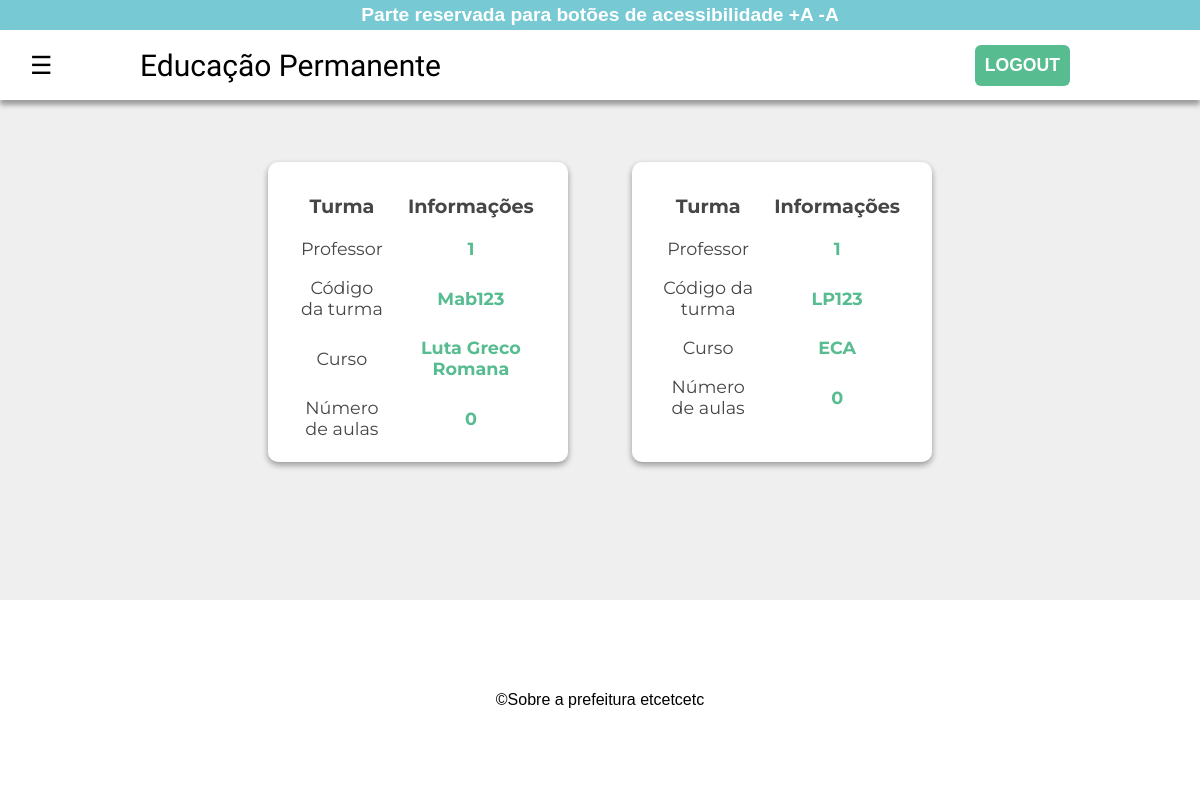
Screenshot of /listaturma (signed in) with the database file from the repository.
### tables this page shows
CREATE TABLE turma(
id_turma INTEGER PRIMARY KEY AUTOINCREMENT,
turma_id_professor INTEGER NOT NULL,
codigo VARCHAR(50) NOT NULL,
curso VARCHAR(50) NOT NULL,
aulas INTEGER DEFAULT '0' NOT NULL,
FOREIGN KEY (turma_id_professor) REFERENCES user(id)
);

### pref.py (the view)
@app.route("/listaturma")
def listarturma():
    banco = Banco()
    return render_template('listaturma.html', eventos = banco.listarTurma())

### db_create.py (called while the page is built)
    def listarTurma(self):
        with sqlite3.connect('db1.db') as connection:
            cursor = connection.cursor()
            lista = ("SELECT * FROM turma")
            result = cursor.execute(lista).fetchall()
        return result

### templates/listaturma.html (shortened to what this page needs)
{% extends "base/base.html" %}
{% block content %}
    <div class="card-container">
        {% for evento in eventos %}
        <div class="card">
            <table class="card-list">
                <tr>
                    <th>Turma</th>
                    <th>Informações</th>
                </tr>
                    <tr>
                        <td class="name">Professor</td>
                        <td class="value">{{evento[1]}}</td>
                    </tr>
                    <tr>
                        <td class="name">Código da turma</td>
                        <td class="value">{{evento[2]}}</td>
                    </tr>
                    <tr>
                        <td class="name">Curso</td>
                        <td class="value">{{evento[3]}}</td>
                    </tr>
                    <tr>
                        <td class="name">Número de aulas</td>
                        <td class="value">{{evento[4]}}</td>
                    </tr>
            </table>
        </div>
        {% endfor %}
    </div>
{% endblock %}

### static/css/main.css (style rules this page uses)
:root { --margin-cards: 30px; --main-background-color: #efefef; --acessibility-color: #77c9d4; --elements-color: #57bc90; --elements-second-color: #cd5360; --full-navbar-color: rgba(73, 73, 73, 0.8); --desktop-navbar-color: #4dc6f6; }
* { box-sizing: border-box; padding: 0; margin: 0; }
body { font-family: Arial, Helvetica, sans-serif; }
.card-container { margin-top: var(--margin-cards); display: flex; justify-content: center; flex-wrap: wrap; }
.card { position: relative; background: #fff; border-radius: 10px; height: 300px; width: 300px; box-shadow: 0 3px 6px rgba(0,0,0,0.16), 0 3px 6px rgba(0,0,0,0.23); transition: all 0.6s cubic-bezier(.25, .8, .25, 1); margin: 2rem; }
.card-list { font-family: 'Montserrat', sans-serif; padding: 20px; }
.card-list tr th { padding: 10px; font-size: 1.2em; }
.card-list tr td { font-size: 1.1em; padding: 8px; }
.card-list .value { color: var(--elements-color); font-weight: 700; }

### rows the page displays
turma: turma_id_professor "1", codigo "Mab123", curso "Luta Greco Romana", aulas "0"
turma: turma_id_professor "1", codigo "LP123", curso "ECA", aulas "0"
